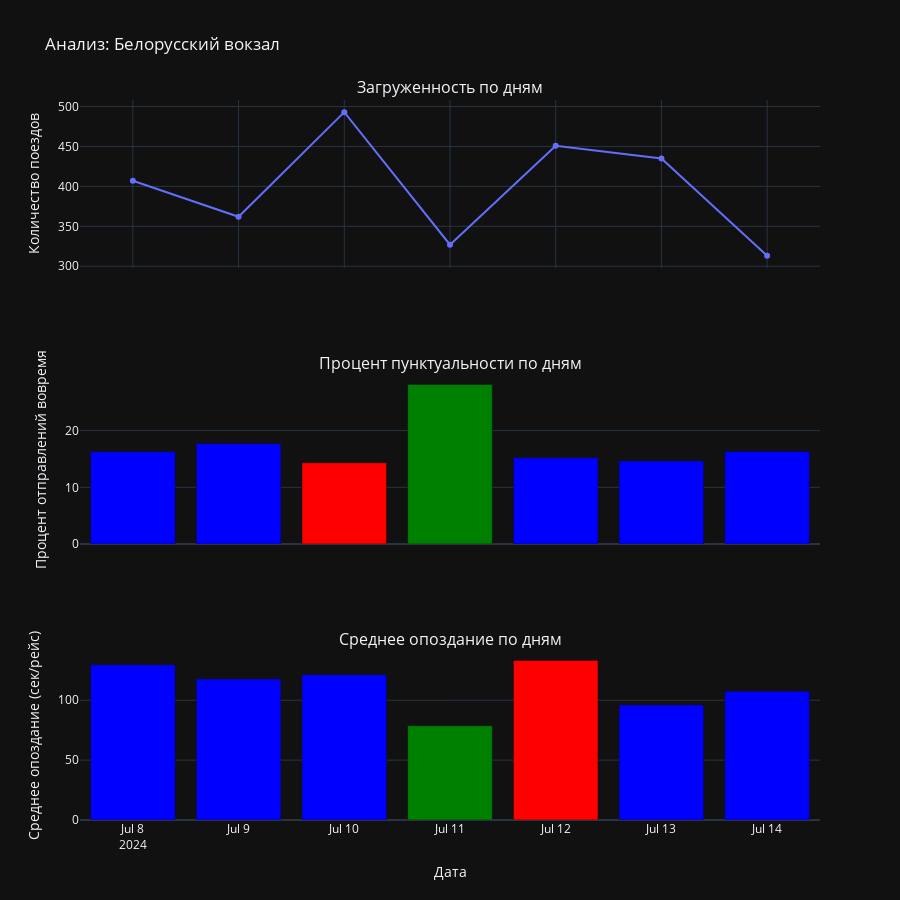

Notebook cell for this chart:
### Markdown cell above
Ленинградский вокзал демонстрирует невероятные пунктуальность, тем не менее, если взять в расчёт среднюю загруженость вокзалов, то становится ясно, что она сильно влияет на итоговые показатели опозданий, что совершенно логично.

### Code cell
selected_station = 'Белорусский вокзал'
df = dfs[selected_station].copy()
df['day'] = pd.to_datetime(df['DATETIME_DEPARTURE_PLAN_MSK']).dt.date


daily_load = df.groupby('day').size().reset_index(name='count')

df['on_time_departure'] = df['DATETIME_DEPARTURE_DELAY_MSK'].dropna().apply(lambda x: x.total_seconds() <= 0)
punctuality_by_day = df.groupby('day')['on_time_departure'].mean().reset_index(name='Процент отправлений вовремя')
punctuality_by_day['Процент отправлений вовремя'] *= 100

df['positive_delay'] = df['DATETIME_DEPARTURE_DELAY_MSK'].apply(lambda x: max(pd.to_timedelta(0), x) if pd.notnull(x) else pd.to_timedelta(0))
delay_by_day = df.groupby('day')['positive_delay'].apply(lambda x: x.apply(lambda y: y.total_seconds()).mean()).reset_index(name='Среднее опоздание (сек/рейс)')


punctuality_by_day['color'] = 'blue'
max_punctuality_index = punctuality_by_day['Процент отправлений вовремя'].idxmax()
min_punctuality_index = punctuality_by_day['Процент отправлений вовремя'].idxmin()
punctuality_by_day.at[max_punctuality_index, 'color'] = 'green'
punctuality_by_day.at[min_punctuality_index, 'color'] = 'red'

delay_by_day['color'] = 'blue'
max_delay_index = delay_by_day['Среднее опоздание (сек/рейс)'].idxmin()
min_delay_index = delay_by_day['Среднее опоздание (сек/рейс)'].idxmax()
delay_by_day.at[max_delay_index, 'color'] = 'green'
delay_by_day.at[min_delay_index, 'color'] = 'red'


fig = make_subplots(rows=3, cols=1, shared_xaxes=True, subplot_titles=('Загруженность по дням', 'Процент пунктуальности по дням', 'Среднее опоздание по дням'), vertical_spacing=0.15)

fig.add_trace(
    go.Scatter(x=daily_load['day'], y=daily_load['count'], mode='lines+markers', name='Загруженность'),
    row=1, col=1
)
fig.add_trace(
    go.Bar(x=punctuality_by_day['day'], y=punctuality_by_day['Процент отправлений вовремя'], marker_color=punctuality_by_day['color'], name='Процент отправлений вовремя'),
    row=2, col=1
)
fig.add_trace(
    go.Bar(x=delay_by_day['day'], y=delay_by_day['Среднее опоздание (сек/рейс)'], marker_color=delay_by_day['color'], name='Среднее опоздание (сек/рейс)'),
    row=3, col=1
)


fig.update_layout(title_text=f'Анализ: {selected_station}', showlegend=False, height=900, template='plotly_dark')
fig.update_xaxes(title_text='Дата', row=3, col=1)
fig.update_yaxes(title_text='Количество поездов', row=1, col=1)
fig.update_yaxes(title_text='Процент отправлений вовремя', row=2, col=1)
fig.update_yaxes(title_text='Среднее опоздание (сек/рейс)', row=3, col=1)

fig.show()

### Figure 1 — Plotly figure (JSON) as saved in the notebook; plotly's stock layout.template omitted (floating-point values rounded to 4 significant figures)
{"data": [{"mode": "lines+markers", "name": "Загруженность", "type": "scatter", "x": ["2024-07-08", "2024-07-09", "2024-07-10", "2024-07-11", "2024-07-12", "2024-07-13", "2024-07-14"], "xaxis": "x", "y": [407, 362, 493, 327, 451, 435, 313], "yaxis": "y"}, {"marker": {"color": ["blue", "blue", "red", "green", "blue", "blue", "blue"]}, "name": "Процент отправлений вовремя", "type": "bar", "x": ["2024-07-08", "2024-07-09", "2024-07-10", "2024-07-11", "2024-07-12", "2024-07-13", "2024-07-14"], "xaxis": "x2", "y": [16.27, 17.71, 14.32, 28.15, 15.2, 14.64, 16.33], "yaxis": "y2"}, {"marker": {"color": ["blue", "blue", "blue", "green", "red", "blue", "blue"]}, "name": "Среднее опоздание (сек/рейс)", "type": "bar", "x": ["2024-07-08", "2024-07-09", "2024-07-10", "2024-07-11", "2024-07-12", "2024-07-13", "2024-07-14"], "xaxis": "x3", "y": [129.6, 117.8, 121.3, 78.72, 133.3, 96.14, 107.4], "yaxis": "y3"}], "layout": {"annotations": [{"font": {"size": 16}, "showarrow": false, "text": "Загруженность по дням", "x": 0.5, "xanchor": "center", "xref": "paper", "y": 1.0, "yanchor": "bottom", "yref": "paper"}, {"font": {"size": 16}, "showarrow": false, "text": "Процент пунктуальности по дням", "x": 0.5, "xanchor": "center", "xref": "paper", "y": 0.6167, "yanchor": "bottom", "yref": "paper"}, {"font": {"size": 16}, "showarrow": false, "text": "Среднее опоздание по дням", "x": 0.5, "xanchor": "center", "xref": "paper", "y": 0.2333, "yanchor": "bottom", "yref": "paper"}], "height": 900, "showlegend": false, "title": {"text": "Анализ: Белорусский вокзал"}, "xaxis": {"anchor": "y", "domain": [0, 1], "matches": "x3", "showticklabels": false}, "xaxis2": {"anchor": "y2", "domain": [0, 1], "matches": "x3", "showticklabels": false}, "xaxis3": {"anchor": "y3", "domain": [0, 1], "title": {"text": "Дата"}}, "yaxis": {"anchor": "x", "domain": [0.7667, 1.0], "title": {"text": "Количество поездов"}}, "yaxis2": {"anchor": "x2", "domain": [0.3833, 0.6167], "title": {"text": "Процент отправлений вовремя"}}, "yaxis3": {"anchor": "x3", "domain": [0, 0.2333], "title": {"text": "Среднее опоздание (сек/рейс)"}}}}
